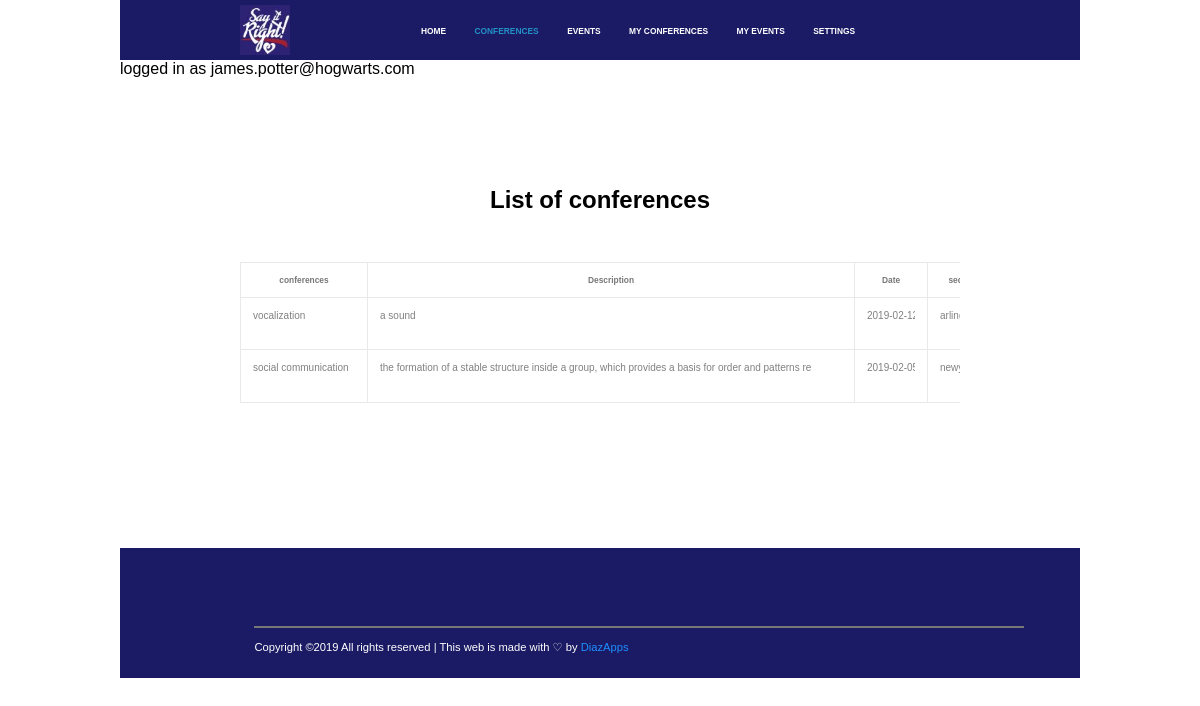
Screenshot of /conferences.php (signed in) with the database file from the repository.
### tables this page shows
CREATE TABLE `event` (
  `event_id` int(20) NOT NULL,
  `event_name` varchar(30) NOT NULL,
  `event_type` text NOT NULL,
  `description` varchar(100) NOT NULL,
  `date` date NOT NULL,
  `location` text NOT NULL,
  `user_id` int(20) NOT NULL
);

### conferences.php (the view, shortened to what this page needs)
<!DOCTYPE html>
<html lang="en">
<head>
	<link rel="stylesheet" href="CSS\SayItRight.css">
</head>
<body>
	<div class="wrapper">
		<div class="start">
				<img src="CSS\images\logo.jpg" height="50" width="50">
				<div class="onlyforli">
				<li><a href="indivualuser.php">HOME</a></li>
				<li><a id="active" href="conferences.php">CONFERENCES</a></li>
				<li><a href="eventslist.php">EVENTS</a></li>
				<li><a href="myconferences.php">MY CONFERENCES</a></li>
				<li><a href="myevents.php">MY EVENTS</a></li>
				<li><a href="settings.php">SETTINGS</a></li>
				</div>
		</div>
<?php
echo "logged in as ".$_SESSION['email'];
	$user="kiranmai_root";
	$pass="Pkinnu4*";
	$connectionString = "mysql:host=localhost;dbname=kiranmai_SayItRightWebsite";
	$pdo = new PDO($connectionString,$user,$pass);
$sql = "select * from event where event_type='conference'";
$result = $pdo->query($sql);
echo '
<div class="confercontainer">
	<div class="innerconfercontainer">
		<h1>List of conferences</h1>
		<table>
				<tr>
					<th>conferences</th>
					<th>Description</th>
					<th>Date</th>
					<th>sede</th>
					<th>Confirmation</th>
				</tr>';
echo '<form action="" method="POST">';
$i = 1;
while($row=$result->fetch())
{
	echo '<tr><td><input type="text" size="15" style="border: none; color: grey; font-size: 10px" name="event_name'.$i.'" value="'.$row["event_name"].'" ></td>
			  <td><input type="text" size="75" style="border: none; color: grey; font-size: 10px" rows="2" cols="60" name="description'.$i.'" value="'.$row["description"].'" ></td>
		  <td><input type="text" style="border: none; color: grey; font-size: 10px" size="6" name="date'.$i.'" value="'.$row["date"].'"></td>
		  <td><input type="text" style="border: none; color: grey; font-size: 10px" size="4" name="location'.$i.'" value="'.$row["location"].'"></td>
		  <td><input type="submit" name="add'.$i.'" size="5" name="add" value="add"></td>
		  <td><input type="hidden" name="hide'.$i.'"  value="'.$row["event_id"].'"></td>
		  </tr>';
		  $i++;
};
echo '</form>
</table>
</div>
</div>';
?>
		<div class="final">
		<hr width="80%" size="0.2" color="#777777">
		<p>Copyright &copy2019 All rights reserved | This web is made with &#x2661 by <spam>DiazApps</spam></p>
		</div>
	</div>
</body>
</html>

### CSS/SayItRight.css (style rules this page uses)
* { margin: 0; padding: 0; overflow-x: hidden; }
h1 { font-size: 200%; font-family: georgia, sans-serif; }
.wrapper { width: 80%; height: auto; margin: auto; font-family: verdana,Arial,sans-serif; }
.start { height: 40px; background-color: #1B1A64; text-align: center; padding: 20px 0px 0px 0px; font-family: sans-serif; }
.start img { position: absolute; top: 5px; left: 20%; display: inline; height: 50px; width: 50px; }
.start li { list-style-type: none; display: inline; padding-right: 2.5%; font-size: 0.7vw; position: relative; left: 50px; font-weight: bold; }
.start a { color: #FFFFFF; text-decoration: none; }
#active { color: #2292C5; }
.final { height: 130px; background-color: #1B1A64; color: #FFFFFF; font-family: sans-serif; font-size: 0.7em; }
.final hr { position: relative; top: 60%; left: 14%; color: #777777; border: 0.5px solid #777777; }
.final p { position: relative; top: 70%; left: 14%; }
.final spam { color: #1E90FF; }
.confercontainer { height: 470px; }
.innerconfercontainer { height: 350px; width: 75%; position: relative; top: 23%; margin: auto; }
.innerconfercontainer h1 { text-align: center; margin-bottom: 4vw; font-size: 2vw; font-family: sans-serif; }
.innerconfercontainer table { border-collapse: collapse; }
.innerconfercontainer th, td { border: 1px solid #EAE9E8; font-size: 0.7vw; color: #777777; padding: 1vw; }
.innerconfercontainer td { vertical-align: top; padding-bottom: 1.7vw; }

### rows the page displays
event: event_name1 "vocalization", description1 "a sound", date1 "2019-02-12", location1 "arlington"
event: event_name "social communication", description "the formation of a stable structure inside a group, which provides a basis for order and patterns re", date "2019-02-05", location "newyork"

### other values shown
$_SESSION['email'] "james.potter@hogwarts.com"
